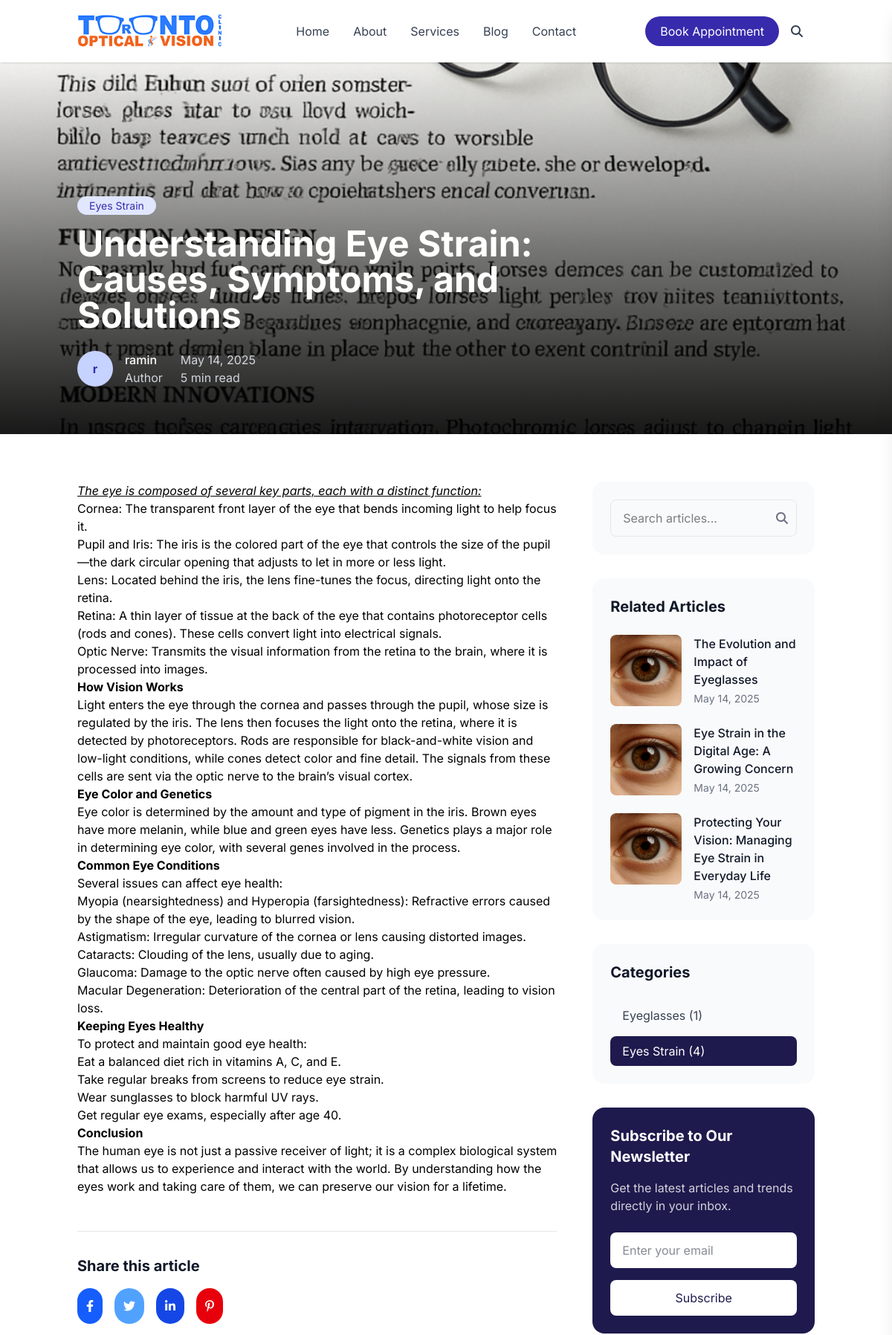
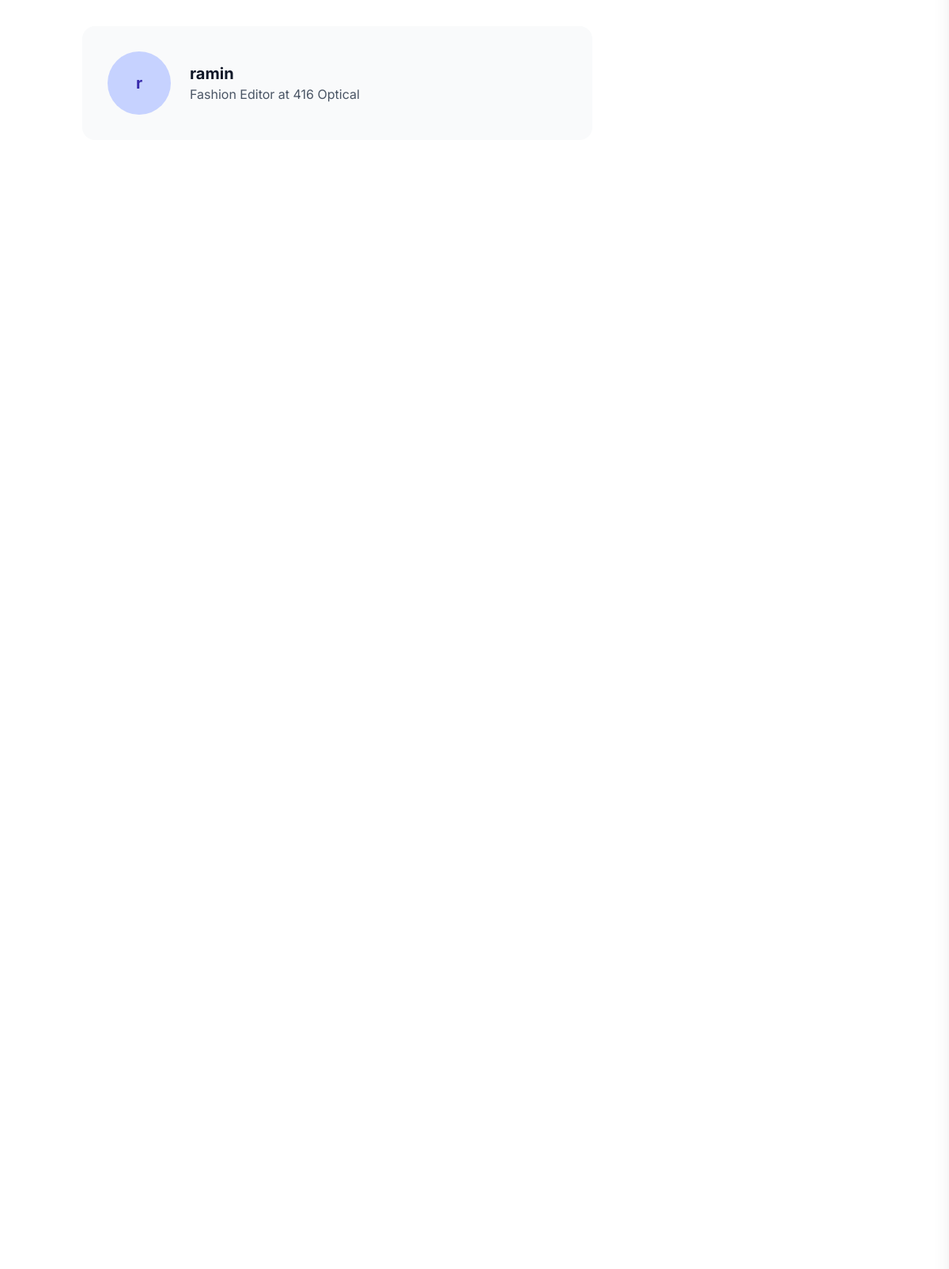
The app's page /blog/understanding-eye-strain-causes-symptoms-and-solut/ (upper part) with its own data (2 pictures, top to bottom).
### main/models.py (models this page shows, shortened)
class BlogPost(models.Model):
    title = models.CharField(max_length=200)
    slug = models.SlugField(unique=True)
    author = models.ForeignKey(Author, on_delete=models.CASCADE)
    category = models.ForeignKey(Category, on_delete=models.CASCADE)
    content = RichTextField(blank=True, null=True)
    excerpt = RichTextField(blank=True, null=True)
    image = models.ImageField(upload_to='blog_images/', null=True, blank=True)
    is_featured = models.BooleanField(default=False)
    read_time = models.IntegerField(default=5)  # in minutes
    published_date = models.DateTimeField(auto_now_add=True)
    updated_date = models.DateTimeField(auto_now=True)

class Category(models.Model):
    name = models.CharField(max_length=50)
    slug = models.SlugField(unique=True)

class Author(models.Model):
    name = models.CharField(max_length=100)
    user = models.ForeignKey('auth.User', on_delete=models.CASCADE)

### main/views.py (the view)
# urls.py: path('blog/<slug:slug>/', views.blog_detail, name='blog_detail'),
def blog_detail(request, slug):
    post = get_object_or_404(BlogPost, slug=slug)
    recent_posts = BlogPost.objects.exclude(id=post.id)[:3]
    categories = Category.objects.annotate(post_count=Count('blogpost'))
    context = {
        'post': post,
        'recent_posts': recent_posts,
        'categories': categories,
    }
    return render(request, 'main/blog_detail.html', context)

### main/templates/main/blog_detail.html (shortened to what this page needs)
{% extends "includes/base.html" %}
{% load static %}
{% block content %}
<div class="min-h-screen bg-white">
  <section id="article-header" class="relative h-[500px] overflow-hidden">
    <div class="absolute inset-0">
      <img class="w-full h-full object-cover" src="{{ post.image.url }}" alt="{{ post.title }}" />
      <div class="absolute inset-0 bg-gradient-to-t from-black/90 via-black/50 to-transparent"></div>
    </div>
    <div class="container mx-auto px-4 h-full flex items-end pb-16 relative z-10">
      <div class="max-w-3xl">
        <span class="px-4 py-1 bg-indigo-100 text-indigo-800 rounded-full text-sm">{{ post.category.name }}</span>
        <h1 class="text-4xl md:text-5xl font-bold text-white mt-4 mb-6">{{ post.title }}</h1>
        <div class="flex items-center gap-6">
          <div class="flex items-center gap-4">
            {% if post.author.profile_image %}
            <img src="{{ post.author.profile_image.url }}" alt="{{ post.author.name }}" class="w-12 h-12 rounded-full">
            {% else %}
            <div class="w-12 h-12 rounded-full bg-indigo-200 flex items-center justify-center text-indigo-800 font-bold">
              {{ post.author.name|slice:":1" }}
            </div>
            {% endif %}
            <div>
              <p class="font-medium text-white">{{ post.author.name }}</p>
              <p class="text-gray-300">{{ post.author.bio|truncatechars:20|default:"Author" }}</p>
            </div>
          </div>
          <div class="text-gray-300">
            <p>{{ post.published_date|date:"F j, Y" }}</p>
            <p>{{ post.read_time }} min read</p>
          </div>
        </div>
      </div>
    </div>
  </section>
  <section id="article-content" class="py-16">
    <div class="container mx-auto px-4">
      <div class="grid grid-cols-1 lg:grid-cols-12 gap-12">
        <div class="lg:col-span-8">
          <article class="prose lg:prose-lg max-w-none">
            {{ post.content|safe }}
          </article>
          <div class="border-t border-gray-200 mt-12 pt-8">
            <h3 class="text-xl font-bold text-gray-900 mb-4">Share this article</h3>
            <div class="flex gap-4">
              <a href="https://www.facebook.com/sharer/sharer.php?u={{ request.build_absolute_uri }}" target="_blank" class="p-3 bg-blue-600 text-white rounded-full hover:bg-blue-700 transition">
                <i class="fa-brands fa-facebook-f"></i>
              </a>
              <a href="https://twitter.com/intent/tweet?url={{ request.build_absolute_uri }}&text={{ post.title }}" target="_blank" class="p-3 bg-blue-400 text-white rounded-full hover:bg-blue-500 transition">
                <i class="fa-brands fa-twitter"></i>
              </a>
              <a href="https://www.linkedin.com/shareArticle?mini=true&url={{ request.build_absolute_uri }}&title={{ post.title }}" target="_blank" class="p-3 bg-blue-700 text-white rounded-full hover:bg-blue-800 transition">
                <i class="fa-brands fa-linkedin-in"></i>
              </a>
              <a href="https://pinterest.com/pin/create/button/?url={{ request.build_absolute_uri }}&media={{ post.image.url }}&description={{ post.title }}" target="_blank" class="p-3 bg-red-600 text-white rounded-full hover:bg-red-700 transition">
                <i class="fa-brands fa-pinterest-p"></i>
              </a>
            </div>
          </div>
          <div class="bg-gray-50 p-8 rounded-2xl mt-12">
            <div class="flex items-center gap-6">
              {% if post.author.profile_image %}
              <img src="{{ post.author.profile_image.url }}" alt="{{ post.author.name }}" class="w-20 h-20 rounded-full">
              {% else %}
              <div class="w-20 h-20 rounded-full bg-indigo-200 flex items-center justify-center text-indigo-800 font-bold text-xl">
                {{ post.author.name|slice:":1" }}
              </div>
              {% endif %}
              <div>
                <h3 class="text-xl font-bold text-gray-900">{{ post.author.name }}</h3>
                <p class="text-gray-600">{{ post.author.bio|default:"Fashion Editor at 416 Optical" }}</p>
              </div>
            </div>
          </div>
        </div>
        <aside class="lg:col-span-4">
          <div class="bg-gray-50 p-6 rounded-2xl mb-8">
            <form class="relative" action="{% url 'main:blog_list' %}" method="get">
              <input type="search" name="q" placeholder="Search articles..." class="w-full px-4 py-3 pr-12 rounded-lg border border-gray-200 focus:outline-none focus:border-indigo-500">
              <button type="submit" class="absolute right-3 top-1/2 -translate-y-1/2 text-gray-500 hover:text-indigo-600">
                <i class="fa-solid fa-magnifying-glass"></i>
              </button>
            </form>
          </div>
          <div class="bg-gray-50 p-6 rounded-2xl">
            <h3 class="text-xl font-bold text-gray-900 mb-6">Related Articles</h3>
            <div class="space-y-6">
              {% for related in recent_posts %}
              <div class="flex gap-4">
                <img src="{{ related.image.url }}" alt="{{ related.title }}" class="w-24 h-24 rounded-lg object-cover">
                <div>
                  <a href="{% url 'main:blog_detail' related.slug %}" class="font-medium text-gray-900 hover:text-indigo-800 transition">{{ related.title }}</a>
                  <p class="text-sm text-gray-500 mt-1">{{ related.published_date|date:"F j, Y" }}</p>
                </div>
              </div>
              {% empty %}
              <p class="text-gray-600">No related articles found.</p>
              {% endfor %}
            </div>
          </div>
          <div class="mt-8 bg-gray-50 p-6 rounded-2xl">
            <h3 class="text-xl font-bold text-gray-900 mb-6">Categories</h3>
            <div class="space-y-2">
              {% for cat in categories %}
              <a href="{% url 'main:blog_category' cat.slug %}" class="block w-full text-left px-4 py-2 rounded-lg {% if post.category == cat %}bg-indigo-950 text-white{% else %}hover:bg-gray-200 text-gray-700{% endif %} transition">
                {{ cat.name }} ({{ cat.blogpost_set.count }})
              </a>
              {% endfor %}
            </div>
          </div>
          <div class="mt-8 bg-indigo-950 p-6 rounded-2xl text-white">
            <h3 class="text-xl font-bold mb-4">Subscribe to Our Newsletter</h3>
            <p class="text-white/80 mb-6">Get the latest articles and trends directly in your inbox.</p>
            <form class="space-y-4" method="post" action="{% url 'main:newsletter_signup' %}">
              <input type="email" name="email" placeholder="Enter your email" class="w-full bg-white px-4 py-3 rounded-lg border-0 focus:outline-none focus:ring-2 focus:ring-white text-gray-900" required>
              <button type="submit" class="w-full py-3 bg-white text-indigo-950 rounded-lg hover:bg-gray-100 transition">Subscribe</button>
            </form>
          </div>
        </aside>
      </div>
    </div>
  </section>
</div>
{% endblock content %}

### assets/css/styles.css (style rules this page uses)
* { font-family: "Inter", sans-serif; }
:root { --color-base: #ffffff; --color-base-50: #f9fafb; --color-base-100: #f3f4f6; --color-base-200: #e5e7eb; --color-base-300: #d1d5db; --color-base-400: #9ca3af; --color-base-500: #6b7280; --color-base-600: #4b5563; --color-base-700: #374151; --color-base-800: #1f2937; --color-base-900: #111827; --color-base-content: #1f2937; --color-primary: #3b82f6; --color-primary-50: #eff6ff; --color-primary-100: #dbeafe; --color-primary-200: #bfdbfe; --color-primary-300: #93c5fd; --color-primary-400: #60a5fa; --color-primary-500: #3b82f6; --color-primary-600: #2563eb; --color-primary-700: #1d4ed8; --color-primary-800: #1e40af; --color-primary-900: #1e3a8a; --color-primary-focus: #2563eb; --color-primary-content: #ffffff; --color-secondary: #8b5cf6; --color-secondary-50: #f5f3ff; --color-secondary-100: #ede9fe; --color-secondary-200: #ddd6fe; --color-secondary-300: #c4b5fd; --color-secondary-400: #a78bfa; --color-secondary-500: #8b5cf6; --color-secondary-600: #7c3aed; --color-secondary-700: #6d28d9; --color-secondary-800: #5b21b6; --color-secondary-900: #4c1d95; --color-secondary-focus: #7c3aed; --color-secondary-content: #ffffff; --color-accent: #f472b6; --color-accent-50: #fdf2f8; --color-accent-100: #fce7f3; --color-accent-200: #fbcfe8; --color-accent-300: #f9a8d4; --color-accent-400: #f472b6; --color-accent-500: #ec4899; --color-accent-600: #db2777; --color-accent-700: #be185d; --color-accent-800: #9d174d; --color-accent-900: #831843; --color-accent-focus: #db2777; --color-accent-content: #ffffff; --color-neutral: #6b7280; --color-neutral-50: #f9fafb; --color-neutral-100: #f3f4f6; --color-neutral-200: #e5e7eb; --color-neutral-300: #d1d5db; --color-neutral-400: #9ca3af; --color-neutral-500: #6b7280; --color-neutral-600: #4b5563; --color-neutral-700: #374151; --color-neutral-800: #1f2937; --color-neutral-900: #111827; --color-neutral-focus: #4b5563; --color-neutral-content: #ffffff; --color-info: #3b82f6; --color-info-50: #eff6ff; --color-info-100: #dbeafe; --color-info-200: #bfdbfe; --color-info-300: #93c5fd; --color-info-400: #60a5fa; --color-info-500: #3b82f6; --color-info-600: #2563eb; --color-info-700: #1d4ed8; --color-info-800: #1e40af; --color-info-900: #1e3a8a; --color-info-focus: #2563eb; --color-info-content: #ffffff; --color-success: #10b981; --color-success-50: #ecfdf5; --color-success-100: #d1fae5; --color-success-200: #a7f3d0; --color-success-300: #6ee7b7; --color-success-400: #34d399; --color-success-500: #10b981; --color-success-600: #059669; --color-success-700: #047857; --color-success-800: #065f46; --color-success-900: #064e3b; --color-success-focus: #059669; --color-success-content: #ffffff; --color-warning: #f59e0b; --color-warning-50: #fffbeb; --color-warning-100: #fef3c7; --color-warning-200: #fde68a; --color-warning-300: #fcd34d; --color-warning-400: #fbbf24; --color-warning-500: #f59e0b; --color-warning-600: #d97706; --color-warning-700: #b45309; --color-warning-800: #92400e; --color-warning-900: #78350f; --color-warning-focus: #d97706; --color-warning-content: #ffffff; --color-error: #ef4444; --color-error-50: #fef2f2; --color-error-100: #fee2e2; --color-error-200: #fecaca; --color-error-300: #fca5a5; --color-error-400: #f87171; --color-error-500: #ef4444; --color-error-600: #dc2626; --color-error-700: #b91c1c; --color-error-800: #991b1b; --color-error-900: #7f1d1d; --color-error-focus: #dc2626; --color-error-content: #ffffff; }

### main/templates/includes/base.html (style rules this page uses)
html { overflow-y: scroll; }
html { scrollbar-width: thin; scrollbar-color: #888 #f1f1f1; }

### records on screen
BlogPost: image (picture), category.name "Eyes Strain", title "Understanding Eye Strain: Causes, Symptoms, and Solutions", author.name "r", author.name "ramin", author.bio "Author", published_date "May 14, 2025", read_time "5", content "The eye is composed of several key parts, each with a distinct function: Cornea: The transparent front layer of the eye that bends incoming light to help focus it. Pupil and Iris: The iris is the colored part of the eye that controls the size of the pupil—the dark circular opening that adjusts to let in more or less light. Lens: Located behind the iris, the lens fine-tunes the focus, directing light onto the retina. Retina: A thin layer of tissue at the back of the eye that contains photoreceptor cells (rods and cones). These cells convert light into electrical signals. Optic Nerve: Transmits the visual information from the retina to the brain, where it is processed into images. How Vision…", author.bio "Fashion Editor at 416 Optical"
BlogPost: image (picture), title "The Evolution and Impact of Eyeglasses", published_date "May 14, 2025"
BlogPost: image (picture), title "Eye Strain in the Digital Age: A Growing Concern", published_date "May 14, 2025"
BlogPost: image (picture), title "Protecting Your Vision: Managing Eye Strain in Everyday Life", published_date "May 14, 2025"
Category: name "Eyeglasses", blogpost_set.count "1"
Category: name "Eyes Strain", blogpost_set.count "4"
